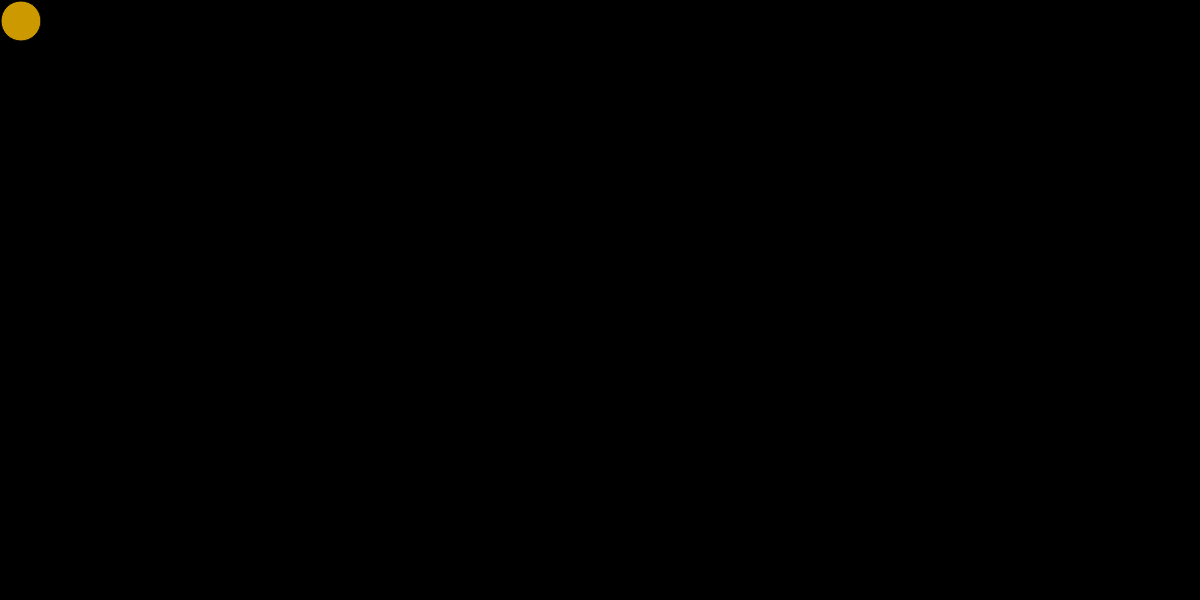
Frame 1 (no input)
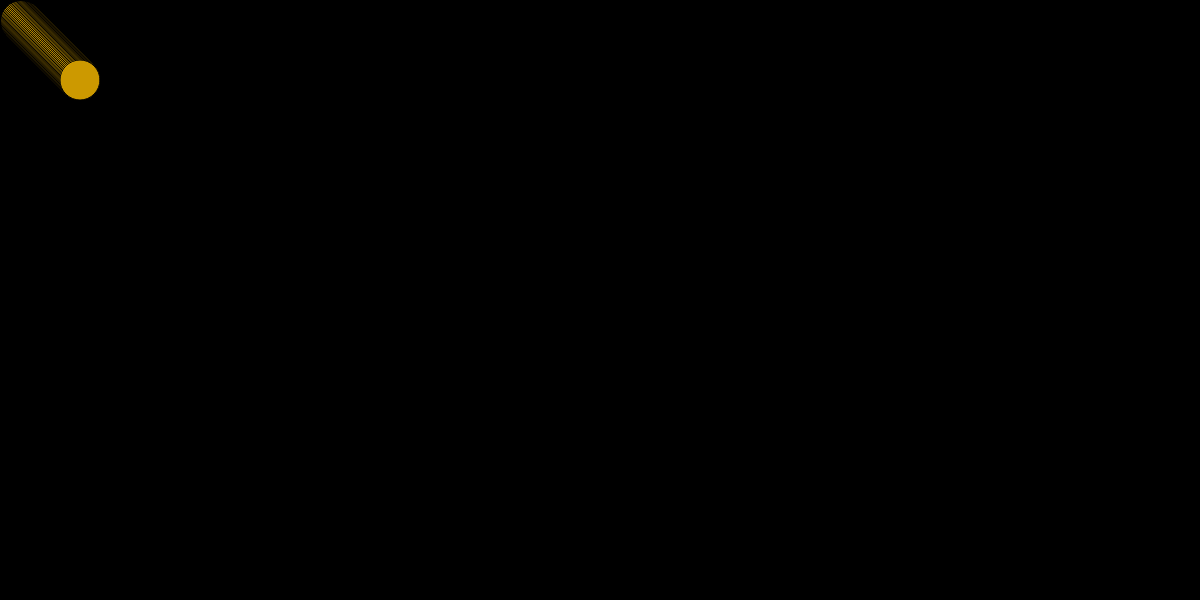
Frame 60 (no input)
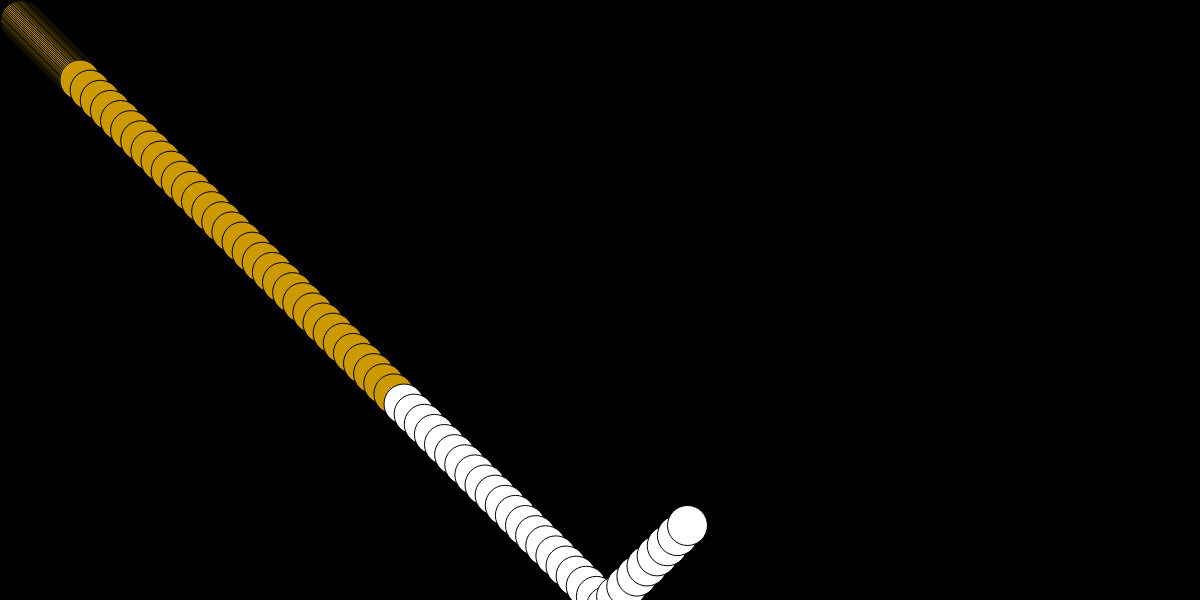
Frame 120 (the mouse pressed at the canvas centre since frame 60)

The p5.js sketch that drew these frames (run headless with seeded random() and noise() and a simulated clock; from frame 60 on, the mouse is pressed at the canvas centre):

// p5.js sketch
// ── sketch.js


let ball = {};
ball.width = 40;
ball.x = 20;
ball.y = 20;
ball.delta_x = 1;
ball.delta_y = 1;
ball.scale_x = 1;
ball.scale_y = 1;

function setup() {
    createCanvas(windowWidth, 600);
    background('black');
}

let color = false


function draw() {

    ball.x += ball.delta_x * ball.scale_x;
    ball.y += ball.delta_y * ball.scale_y;


    if (ball.x >= width || ball.x <= 0) {
        ball.delta_x = -1 * ball.delta_x;
    }
    if (ball.y >= height || ball.y <= 0) {
        ball.delta_y = -1 * ball.delta_y;
    }

    if(ball.x <=400){
      fill(204, 153, 0);
    } else if (ball.x <= 750){
      fill('white');
    } else if (ball.x <= 1050){
        fill('red');
    } else if (ball.x <= 1250){
        fill ('white');
    } else if (ball.x <= 1500){
          fill(204, 102, 0);
      }
    {

      }

    ellipse(ball.x, ball.y, ball.width, ball.width);
}

function mousePressed() {
    ball.scale_x = map(mouseX, 0, width, 0.25, 20);
    ball.scale_y = map(mouseY, 0, height, 0.25, 20);

}
